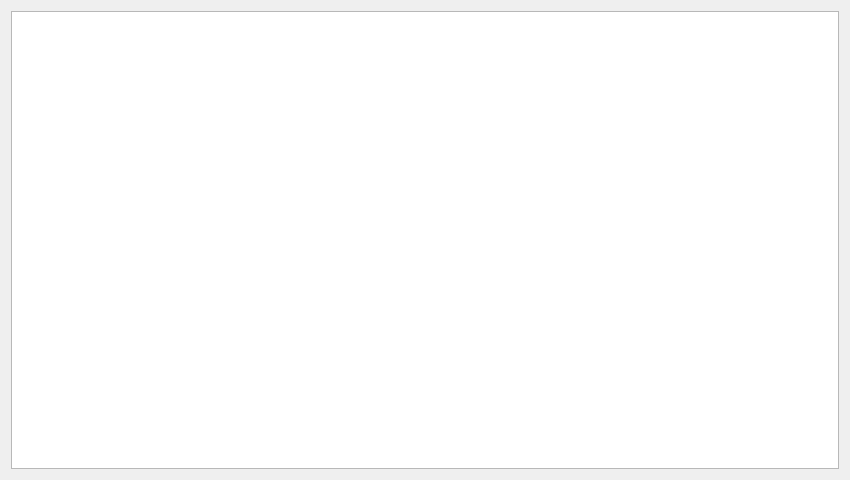
<?xml version="1.0" encoding="UTF-8"?>
<ui version="4.0">
 <class>STSelectClothes04</class>
 <widget class="QDialog" name="STSelectClothes04">
  <property name="geometry">
   <rect>
    <x>0</x>
    <y>0</y>
    <width>850</width>
    <height>480</height>
   </rect>
  </property>
  <property name="minimumSize">
   <size>
    <width>850</width>
    <height>0</height>
   </size>
  </property>
  <property name="maximumSize">
   <size>
    <width>850</width>
    <height>16777215</height>
   </size>
  </property>
  <property name="font">
   <font>
    <family>微软雅黑</family>
    <pointsize>11</pointsize>
   </font>
  </property>
  <property name="windowTitle">
   <string>Dialog</string>
  </property>
  <layout class="QGridLayout" name="gridLayout">
   <item row="0" column="0">
    <widget class="QTableWidget" name="tableWidget">
     <property name="maximumSize">
      <size>
       <width>16777215</width>
       <height>99999</height>
      </size>
     </property>
     <property name="font">
      <font>
       <family>微软雅黑</family>
       <pointsize>11</pointsize>
      </font>
     </property>
     <attribute name="verticalHeaderVisible">
      <bool>false</bool>
     </attribute>
    </widget>
   </item>
  </layout>
 </widget>
 <resources/>
 <connections/>
</ui>
